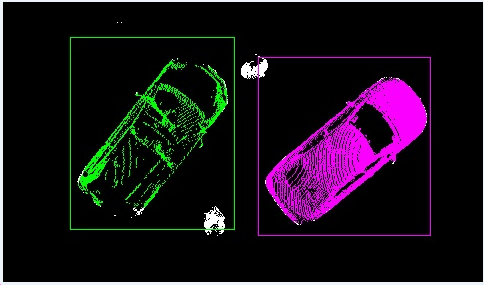
#> input picture huitu/aa.png, 484 x 285 px
$ python rgb2gray.py
#> lines starting #> are read from the running program, lines starting #| are printed output that depends on the picture
# -*-coding:utf-8 -*-
# @Author:king
# @time:2020/3/21 20:30
# @File:rgb2gray.py
# @Software:PyCharm

import cv2

fname = "aa.png"
img = cv2.imread(fname)
#> img is the input picture: shape (285, 484, 3); mean B, G, R 25.7, 15.7, 25
print(img.size)
#| 413820
cv2.resize(img, (400, 600))
I1 = cv2.cvtColor(img, cv2.COLOR_BGR2GRAY)
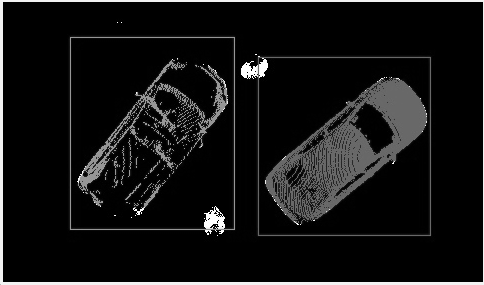
#> I1: shape (285, 484); min 0, max 255, mean 19.6
I2 = cv2.cvtColor(img, cv2.COLOR_BGR2HSV)
#> I2: shape (285, 484, 3); mean H, S, V 33.4, 78.6, 30.6
cv2.imshow('gray', I1)
cv2.imshow('hsv', I2)
cv2.imwrite("gray_aa.jpg", I1)
cv2.waitKey()

$ run again, with huitu/hh.png copied over huitu/aa.png
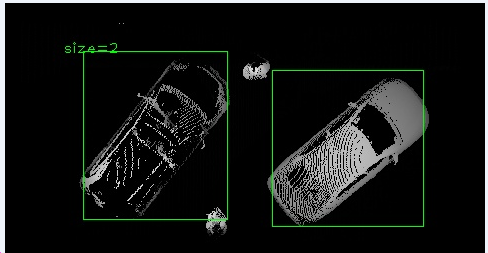
#> input picture huitu/hh.png, 488 x 253 px
#> img is the input picture: shape (253, 488, 3); mean B, G, R 20.9, 22.5, 20.5
#| 370392
#> `I1 = cv2.cvtColor(img, cv2.COLOR_BGR2GRAY)`:
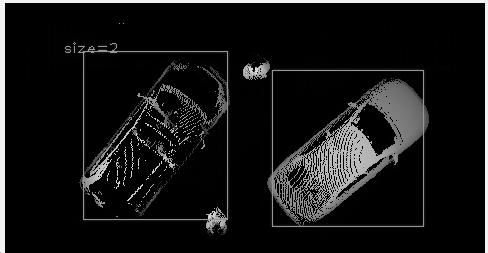
#> I1: shape (253, 488); min 0, max 242, mean 21.7
#> I2: shape (253, 488, 3); mean H, S, V 11.4, 27.6, 22.8
